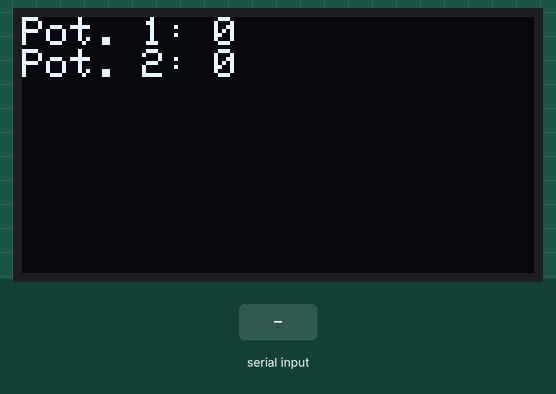
Recording of a sketch running on a simulated Arduino Uno, built with avr-gcc and run on an emulated ATmega328P. Parts: 128×64 one-colour display. The inputs (shaded band) are chosen by the test bench. What the sketch prints to the serial monitor is not drawn.

Above: at 1.2 s.
1.3 s: "1,90,45\n" received over Serial
At 2.1 s:
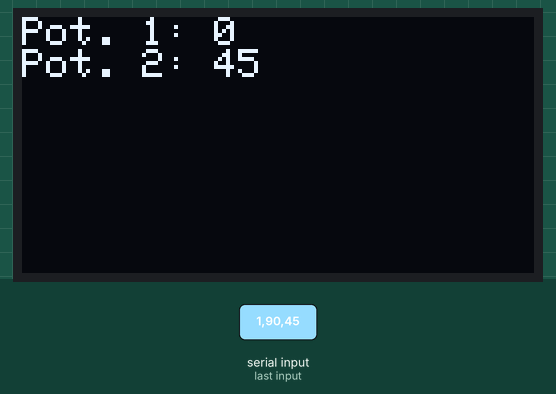
3.8 s: "30,150\n" received over Serial
At 4.7 s:
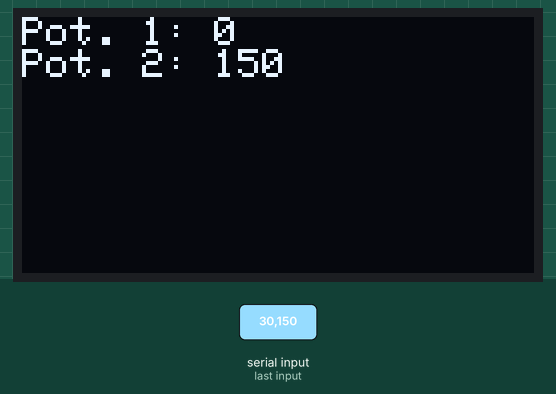
6.4 s: "A90\n" received over Serial
At 6.9 s:
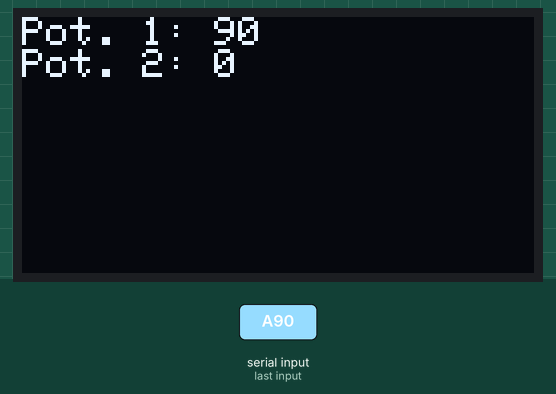
Timing chart, 0 to 9.4 s (numbered marks = the images above; inputs shaded):
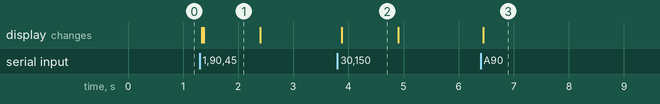

Measured:
- after the input at 1.3 s, the display: first changes at once (image 1 shows a later state)
- after the input at 3.8 s, the display: changes after 0.08 s (image 2)
- after the input at 6.4 s, the display: changes after 0.05 s (image 3)
- what the display in image 1 shows lasts 1.0 s, from 1.4 s to 2.4 s

The sketch:

oled.ino
```cpp
#include <Adafruit_SSD1306.h>

#define SCREEN_WIDTH 128
#define SCREEN_HEIGHT 64
#define SCREEN_ADDRESS 0x3C

Adafruit_SSD1306 oled(SCREEN_WIDTH, SCREEN_HEIGHT);

int pot1;
int pot2;

void setup() {
  Serial.begin(9600);
  oled.begin(SSD1306_SWITCHCAPVCC, SCREEN_ADDRESS);
  oled.clearDisplay();
}


void loop() {

  if(Serial.available()) {
    if(Serial.read() == 'A'){
      pot1 = Serial.parseInt();
    }
    else{
      pot2 = Serial.parseInt();
    }
  }

  Serial.println(String("Pot1: ") + pot1);
  Serial.println(String("Pot2: ") + pot2);


  oled.clearDisplay();
  oled.setTextSize(1);
  oled.setTextColor(SSD1306_WHITE);
  oled.setCursor(0, 0);
  oled.print("Pot. 1: ");
  oled.println(pot1);
  oled.print("Pot. 2: ");
  oled.println(pot2);
  oled.display();


}
```
